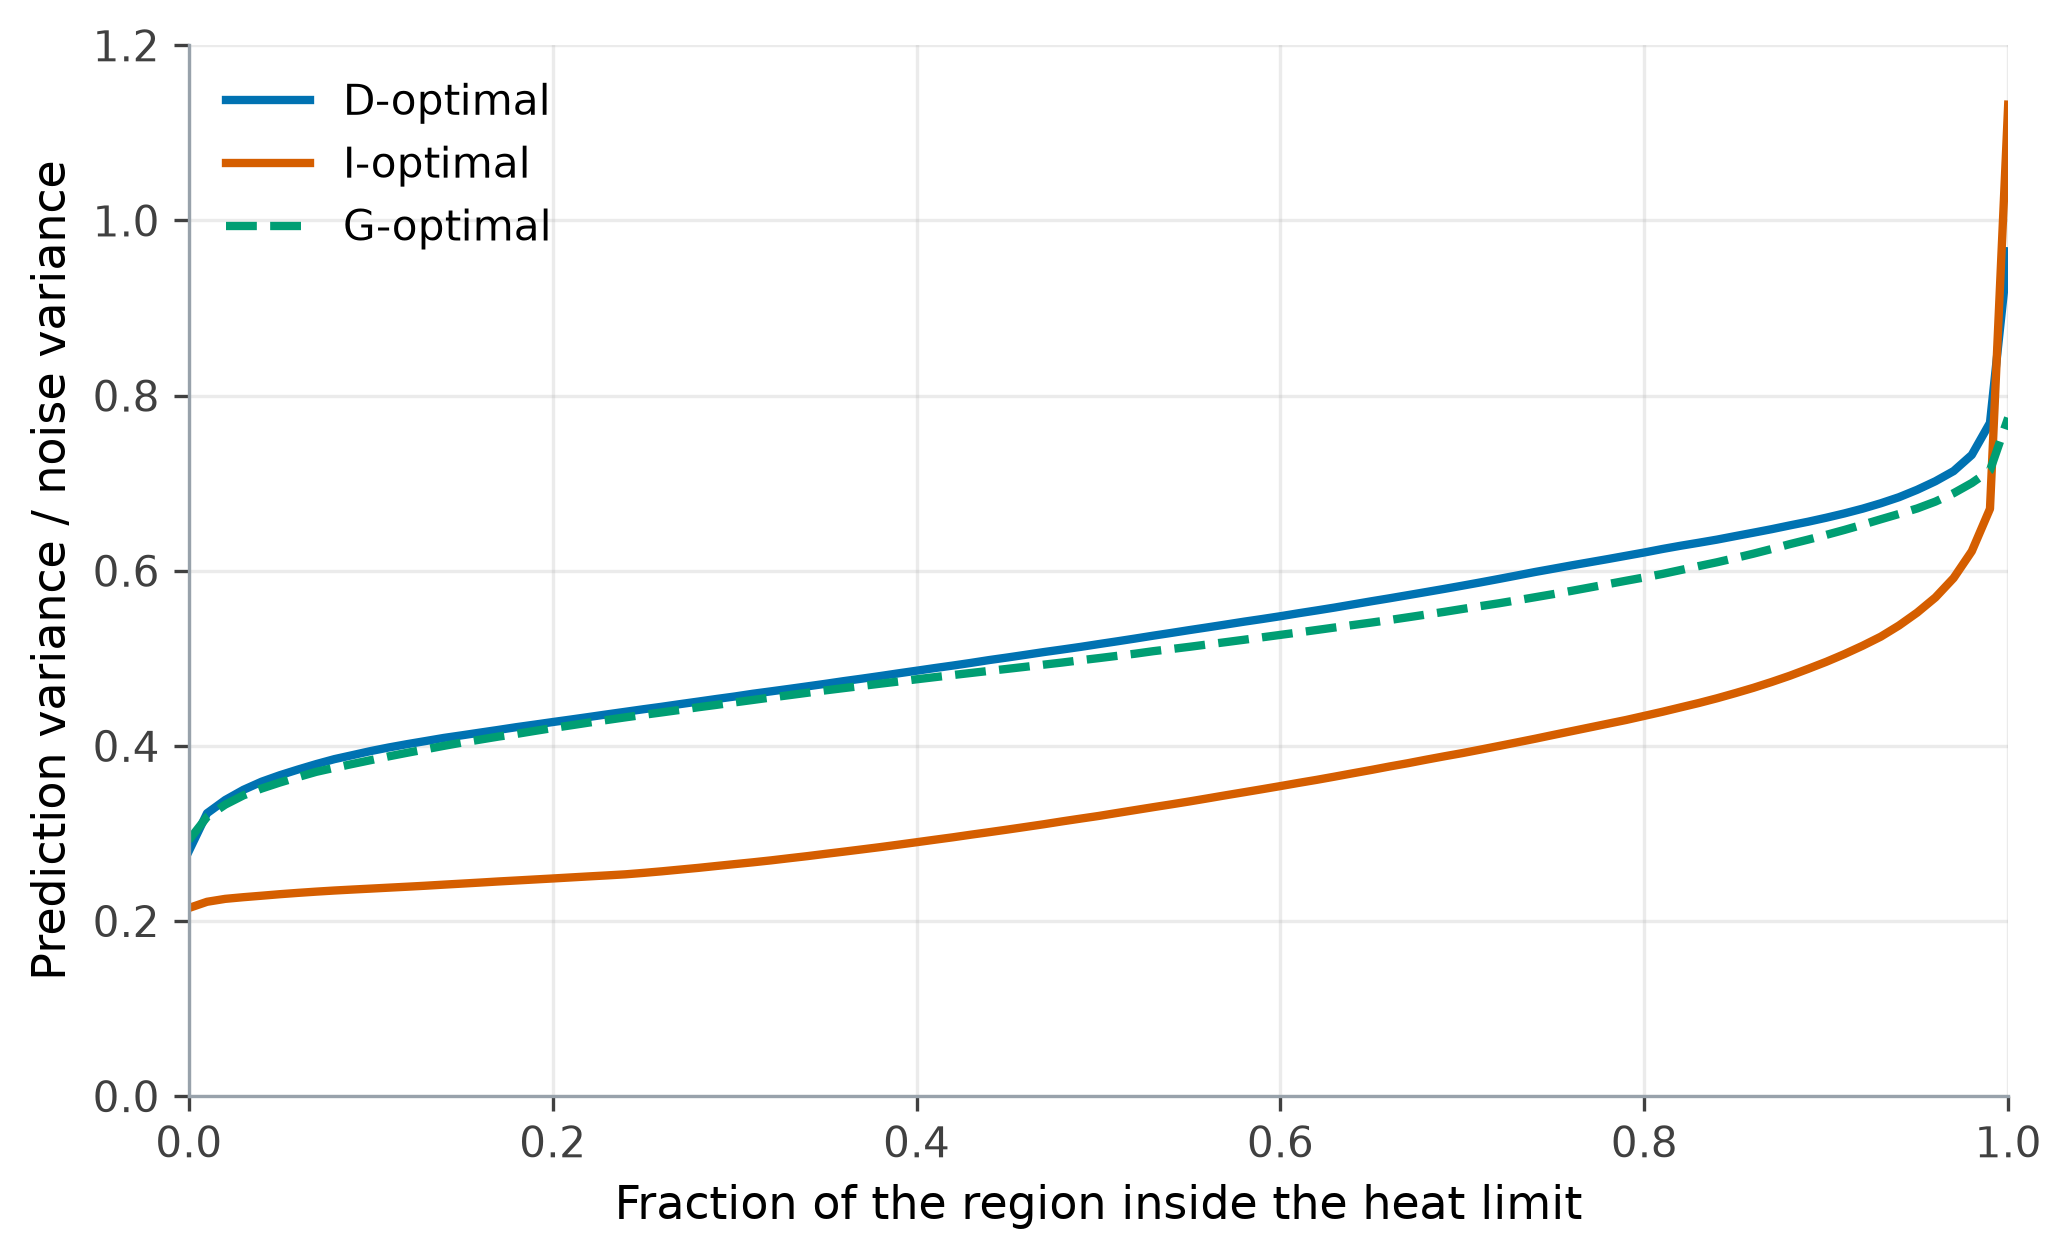

This figure's Python source:
"""Fraction-of-design-space curves of the D-, I- and G-optimal designs of the screen-then-optimise study.

The three 16-run designs are built for the quadratic model in temperature, reaction time and
catalyst loading, inside the heat limit 0.04 T + C <= 9.5, and judged over that same constrained
region. Each curve is the prediction variance, in units of the noise variance, sorted over points
sampled in the region: its height at a fraction f is the value that a fraction f of the region
is predicted at or below. All three designs have 16 runs, so the unscaled variance compares them
directly.

Every number comes from screen_then_optimise_common.py, which reproduces the chapter's study and
checks it against the values the chapter prints.

Reproducible; run from this directory to write the PNG alongside it.
"""
import matplotlib.pyplot as plt

from screen_then_optimise_common import BLUE, GREEN, SPINE, VERMILION, study

S = study()
STYLE = {
    "d_optimal": ("D-optimal", BLUE, "-"),
    "i_optimal": ("I-optimal", VERMILION, "-"),
    "g_optimal": ("G-optimal", GREEN, "--"),
}

fig, ax = plt.subplots(figsize=(7.0, 4.3))
for criterion, (label, colour, ls) in STYLE.items():
    curve = S["curves"][criterion]
    ax.plot(curve["fraction"], curve["prediction_variance"], color=colour, ls=ls, lw=2.0, label=label)

ax.set_xlabel("Fraction of the region inside the heat limit", fontsize=11)
ax.set_ylabel("Prediction variance / noise variance", fontsize=11)
ax.set_xlim(0, 1)
ax.set_ylim(0, 1.2)
ax.legend(frameon=False, loc="upper left", fontsize=10)
ax.grid(alpha=0.25)
for side in ("top", "right"):
    ax.spines[side].set_visible(False)
for side in ("left", "bottom"):
    ax.spines[side].set_color(SPINE)
ax.tick_params(colors="0.25", labelsize=10)
fig.tight_layout()

for criterion, (label, _, _) in STYLE.items():
    curve = S["curves"][criterion]
    print(f"{label}: median {curve['prediction_variance'][50]:.3f}, maximum {max(curve['prediction_variance']):.3f}")
fig.savefig("screen-then-optimise-fds.png", dpi=300, facecolor="w", edgecolor="w",
            format=None, transparent=True, bbox_inches="tight")
print("saved figure")
